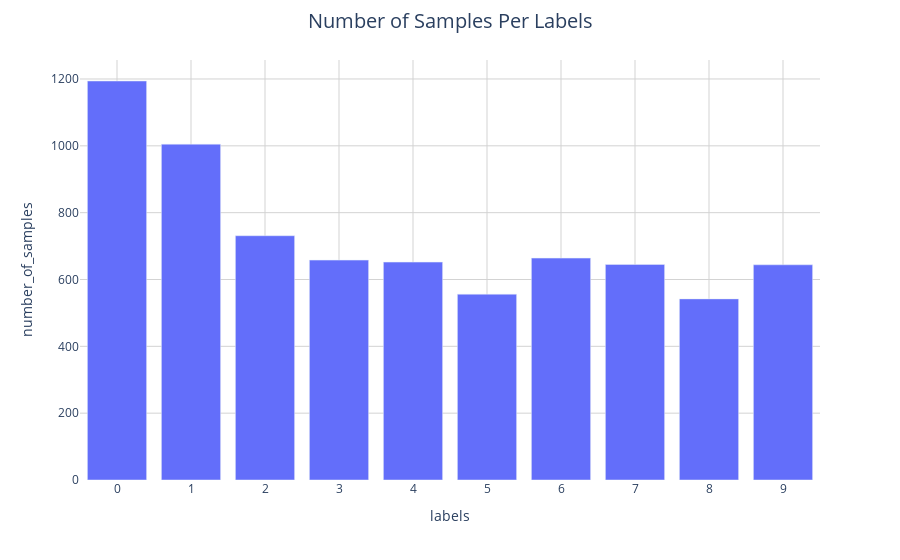

Notebook source saved alongside this figure:
### Markdown cell above
## Show the number of images in each digit for the training dataset (2 pts)

### Code cell
train_label_distribution = train_data.iloc[:, 1].value_counts().sort_index()
train_label_distribution = pd.DataFrame(
    {
        "labels": train_label_distribution.index.astype(str), #將int64改成str
        "number_of_samples": train_label_distribution.values
    }
)

# TODO_2: 試著畫出每一個類別的樣本數量，填寫 yaxis=

#以下兩個是視覺化參數設定
fig = px.bar(
    train_label_distribution, x="labels", y="number_of_samples",
    labels=dict(y="number of samples"),
)
# update_layout 用來更新圖表的佈局配置，調整圖表的外觀和樣式
fig.update_layout(
    plot_bgcolor='white',
    xaxis=dict(showgrid=True, gridcolor='lightgray', zeroline=False),  # Show x-axis grid，zeroline=False為不顯示x=0那條線
    yaxis=dict(showgrid=True, gridcolor='lightgray', zeroline=False),  # Show y-axis grid，zeroline=False為不顯示y=0那條線
    title=dict(text="Number of Samples Per Labels", x=0.5, y=0.975, font=dict(size=20))
)
fig.show()

### Figure 1 — Plotly figure (JSON) as saved in the notebook; plotly's stock layout.template omitted (floating-point values rounded to 4 significant figures)
{"data": [{"alignmentgroup": "True", "hovertemplate": "labels=%{x}<br>number_of_samples=%{y}<extra></extra>", "legendgroup": "", "marker": {"color": "#636efa", "pattern": {"shape": ""}}, "name": "", "offsetgroup": "", "orientation": "v", "showlegend": false, "textposition": "auto", "type": "bar", "x": ["0", "1", "2", "3", "4", "5", "6", "7", "8", "9"], "xaxis": "x", "y": [1194, 1005, 731, 658, 652, 556, 664, 645, 542, 644], "yaxis": "y"}], "layout": {"barmode": "relative", "legend": {"tracegroupgap": 0}, "margin": {"t": 60}, "plot_bgcolor": "white", "title": {"font": {"size": 20}, "text": "Number of Samples Per Labels", "x": 0.5, "y": 0.975}, "xaxis": {"anchor": "y", "domain": [0, 1], "gridcolor": "lightgray", "showgrid": true, "title": {"text": "labels"}, "zeroline": false}, "yaxis": {"anchor": "x", "domain": [0, 1], "gridcolor": "lightgray", "showgrid": true, "title": {"text": "number_of_samples"}, "zeroline": false}}}
